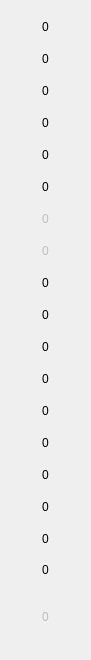
   <widget class="QWidget" name="gridLayoutWidget_5">
    <property name="geometry">
     <rect>
      <x>220</x>
      <y>40</y>
      <width>71</width>
      <height>601</height>
     </rect>
    </property>
    <layout class="QGridLayout" name="Bgrid">
     <property name="sizeConstraint">
      <enum>QLayout::SetDefaultConstraint</enum>
     </property>
     <property name="spacing">
      <number>0</number>
     </property>
     <item row="13" column="0">
      <widget class="QPushButton" name="B14">
       <property name="sizePolicy">
        <sizepolicy hsizetype="Fixed" vsizetype="Fixed">
         <horstretch>0</horstretch>
         <verstretch>0</verstretch>
        </sizepolicy>
       </property>
       <property name="minimumSize">
        <size>
         <width>69</width>
         <height>32</height>
        </size>
       </property>
       <property name="maximumSize">
        <size>
         <width>69</width>
         <height>32</height>
        </size>
       </property>
       <property name="text">
        <string>0</string>
       </property>
       <property name="flat">
        <bool>true</bool>
       </property>
      </widget>
     </item>
     <item row="11" column="0">
      <widget class="QPushButton" name="B12">
       <property name="sizePolicy">
        <sizepolicy hsizetype="Fixed" vsizetype="Fixed">
         <horstretch>0</horstretch>
         <verstretch>0</verstretch>
        </sizepolicy>
       </property>
       <property name="minimumSize">
        <size>
         <width>69</width>
         <height>32</height>
        </size>
       </property>
       <property name="maximumSize">
        <size>
         <width>69</width>
         <height>32</height>
        </size>
       </property>
       <property name="text">
        <string>0</string>
       </property>
       <property name="flat">
        <bool>true</bool>
       </property>
      </widget>
     </item>
     <item row="6" column="0">
      <widget class="QPushButton" name="B7">
       <property name="enabled">
        <bool>false</bool>
       </property>
       <property name="sizePolicy">
        <sizepolicy hsizetype="Fixed" vsizetype="Fixed">
         <horstretch>0</horstretch>
         <verstretch>0</verstretch>
        </sizepolicy>
       </property>
       <property name="minimumSize">
        <size>
         <width>69</width>
         <height>32</height>
        </size>
       </property>
       <property name="maximumSize">
        <size>
         <width>69</width>
         <height>32</height>
        </size>
       </property>
       <property name="text">
        <string>0</string>
       </property>
       <property name="flat">
        <bool>true</bool>
       </property>
      </widget>
     </item>
     <item row="17" column="0">
      <widget class="QPushButton" name="B18">
       <property name="sizePolicy">
        <sizepolicy hsizetype="Fixed" vsizetype="Fixed">
         <horstretch>0</horstretch>
         <verstretch>0</verstretch>
        </sizepolicy>
       </property>
       <property name="minimumSize">
        <size>
         <width>69</width>
         <height>30</height>
        </size>
       </property>
       <property name="maximumSize">
        <size>
         <width>69</width>
         <height>32</height>
        </size>
       </property>
       <property name="text">
        <string>0</string>
       </property>
       <property name="flat">
        <bool>true</bool>
       </property>
      </widget>
     </item>
     <item row="0" column="0">
      <widget class="QPushButton" name="B1">
       <property name="sizePolicy">
        <sizepolicy hsizetype="Fixed" vsizetype="Fixed">
         <horstretch>0</horstretch>
         <verstretch>0</verstretch>
        </sizepolicy>
       </property>
       <property name="minimumSize">
        <size>
         <width>69</width>
         <height>32</height>
        </size>
       </property>
       <property name="maximumSize">
        <size>
         <width>69</width>
         <height>32</height>
        </size>
       </property>
       <property name="text">
        <string>0</string>
       </property>
       <property name="flat">
        <bool>true</bool>
       </property>
      </widget>
     </item>
     <item row="12" column="0">
      <widget class="QPushButton" name="B13">
       <property name="sizePolicy">
        <sizepolicy hsizetype="Fixed" vsizetype="Fixed">
         <horstretch>0</horstretch>
         <verstretch>0</verstretch>
        </sizepolicy>
       </property>
       <property name="minimumSize">
        <size>
         <width>69</width>
         <height>32</height>
        </size>
       </property>
       <property name="maximumSize">
        <size>
         <width>69</width>
         <height>32</height>
        </size>
       </property>
       <property name="text">
        <string>0</string>
       </property>
       <property name="flat">
        <bool>true</bool>
       </property>
      </widget>
     </item>
     <item row="10" column="0">
      <widget class="QPushButton" name="B11">
       <property name="sizePolicy">
        <sizepolicy hsizetype="Fixed" vsizetype="Fixed">
         <horstretch>0</horstretch>
         <verstretch>0</verstretch>
        </sizepolicy>
       </property>
       <property name="minimumSize">
        <size>
         <width>69</width>
         <height>32</height>
        </size>
       </property>
       <property name="maximumSize">
        <size>
         <width>69</width>
         <height>32</height>
        </size>
       </property>
       <property name="text">
        <string>0</string>
       </property>
       <property name="flat">
        <bool>true</bool>
       </property>
      </widget>
     </item>
     <item row="16" column="0">
      <widget class="QPushButton" name="B17">
       <property name="sizePolicy">
        <sizepolicy hsizetype="Fixed" vsizetype="Fixed">
         <horstretch>0</horstretch>
         <verstretch>0</verstretch>
        </sizepolicy>
       </property>
       <property name="minimumSize">
        <size>
         <width>69</width>
         <height>32</height>
        </size>
       </property>
       <property name="maximumSize">
        <size>
         <width>69</width>
         <height>32</height>
        </size>
       </property>
       <property name="text">
        <string>0</string>
       </property>
       <property name="flat">
        <bool>true</bool>
       </property>
      </widget>
     </item>
     <item row="8" column="0">
      <widget class="QPushButton" name="B9">
       <property name="sizePolicy">
        <sizepolicy hsizetype="Fixed" vsizetype="Fixed">
         <horstretch>0</horstretch>
         <verstretch>0</verstretch>
        </sizepolicy>
       </property>
       <property name="minimumSize">
        <size>
         <width>69</width>
         <height>32</height>
        </size>
       </property>
       <property name="maximumSize">
        <size>
         <width>69</width>
         <height>32</height>
        </size>
       </property>
       <property name="text">
        <string>0</string>
       </property>
       <property name="flat">
        <bool>true</bool>
       </property>
      </widget>
     </item>
     <item row="15" column="0">
      <widget class="QPushButton" name="B16">
       <property name="sizePolicy">
        <sizepolicy hsizetype="Fixed" vsizetype="Fixed">
         <horstretch>0</horstretch>
         <verstretch>0</verstretch>
        </sizepolicy>
       </property>
       <property name="minimumSize">
        <size>
         <width>69</width>
         <height>32</height>
        </size>
       </property>
       <property name="maximumSize">
        <size>
         <width>69</width>
         <height>32</height>
        </size>
       </property>
       <property name="text">
        <string>0</string>
       </property>
       <property name="flat">
        <bool>true</bool>
       </property>
      </widget>
     </item>
     <item row="7" column="0">
      <widget class="QPushButton" name="B8">
       <property name="enabled">
        <bool>false</bool>
       </property>
       <property name="sizePolicy">
        <sizepolicy hsizetype="Fixed" vsizetype="Fixed">
         <horstretch>0</horstretch>
         <verstretch>0</verstretch>
        </sizepolicy>
       </property>
       <property name="minimumSize">
        <size>
         <width>69</width>
         <height>32</height>
        </size>
       </property>
       <property name="maximumSize">
        <size>
         <width>69</width>
         <height>32</height>
        </size>
       </property>
       <property name="text">
        <string>0</string>
       </property>
       <property name="flat">
        <bool>true</bool>
       </property>
      </widget>
     </item>
     <item row="5" column="0">
      <widget class="QPushButton" name="B6">
       <property name="sizePolicy">
        <sizepolicy hsizetype="Fixed" vsizetype="Fixed">
         <horstretch>0</horstretch>
         <verstretch>0</verstretch>
        </sizepolicy>
       </property>
       <property name="minimumSize">
        <size>
         <width>69</width>
         <height>32</height>
        </size>
       </property>
       <property name="maximumSize">
        <size>
         <width>69</width>
         <height>32</height>
        </size>
       </property>
       <property name="text">
        <string>0</string>
       </property>
       <property name="flat">
        <bool>true</bool>
       </property>
      </widget>
     </item>
     <item row="18" column="0" rowspan="2">
      <widget class="QPushButton" name="B19">
       <property name="enabled">
        <bool>false</bool>
       </property>
       <property name="sizePolicy">
        <sizepolicy hsizetype="Fixed" vsizetype="Fixed">
         <horstretch>0</horstretch>
         <verstretch>0</verstretch>
        </sizepolicy>
       </property>
       <property name="minimumSize">
        <size>
         <width>69</width>
         <height>64</height>
        </size>
       </property>
       <property name="maximumSize">
        <size>
         <width>69</width>
         <height>64</height>
        </size>
       </property>
       <property name="text">
        <string>0</string>
       </property>
       <property name="flat">
        <bool>true</bool>
       </property>
      </widget>
     </item>
     <item row="9" column="0">
      <widget class="QPushButton" name="B10">
       <property name="sizePolicy">
        <sizepolicy hsizetype="Fixed" vsizetype="Fixed">
         <horstretch>0</horstretch>
         <verstretch>0</verstretch>
        </sizepolicy>
       </property>
       <property name="minimumSize">
        <size>
         <width>69</width>
         <height>32</height>
        </size>
       </property>
       <property name="maximumSize">
        <size>
         <width>69</width>
         <height>32</height>
        </size>
       </property>
       <property name="text">
        <string>0</string>
       </property>
       <property name="flat">
        <bool>true</bool>
       </property>
      </widget>
     </item>
     <item row="14" column="0">
      <widget class="QPushButton" name="B15">
       <property name="sizePolicy">
        <sizepolicy hsizetype="Fixed" vsizetype="Fixed">
         <horstretch>0</horstretch>
         <verstretch>0</verstretch>
        </sizepolicy>
       </property>
       <property name="minimumSize">
        <size>
         <width>69</width>
         <height>32</height>
        </size>
       </property>
       <property name="maximumSize">
        <size>
         <width>69</width>
         <height>32</height>
        </size>
       </property>
       <property name="text">
        <string>0</string>
       </property>
       <property name="flat">
        <bool>true</bool>
       </property>
      </widget>
     </item>
     <item row="3" column="0">
      <widget class="QPushButton" name="B4">
       <property name="sizePolicy">
        <sizepolicy hsizetype="Fixed" vsizetype="Fixed">
         <horstretch>0</horstretch>
         <verstretch>0</verstretch>
        </sizepolicy>
       </property>
       <property name="minimumSize">
        <size>
         <width>69</width>
         <height>32</height>
        </size>
       </property>
       <property name="maximumSize">
        <size>
         <width>69</width>
         <height>32</height>
        </size>
       </property>
       <property name="text">
        <string>0</string>
       </property>
       <property name="flat">
        <bool>true</bool>
       </property>
      </widget>
     </item>
     <item row="1" column="0">
      <widget class="QPushButton" name="B2">
       <property name="sizePolicy">
        <sizepolicy hsizetype="Fixed" vsizetype="Fixed">
         <horstretch>0</horstretch>
         <verstretch>0</verstretch>
        </sizepolicy>
       </property>
       <property name="minimumSize">
        <size>
         <width>69</width>
         <height>32</height>
        </size>
       </property>
       <property name="maximumSize">
        <size>
         <width>69</width>
         <height>32</height>
        </size>
       </property>
       <property name="text">
        <string>0</string>
       </property>
       <property name="flat">
        <bool>true</bool>
       </property>
      </widget>
     </item>
     <item row="4" column="0">
      <widget class="QPushButton" name="B5">
       <property name="sizePolicy">
        <sizepolicy hsizetype="Fixed" vsizetype="Fixed">
         <horstretch>0</horstretch>
         <verstretch>0</verstretch>
        </sizepolicy>
       </property>
       <property name="minimumSize">
        <size>
         <width>69</width>
         <height>32</height>
        </size>
       </property>
       <property name="maximumSize">
        <size>
         <width>69</width>
         <height>32</height>
        </size>
       </property>
       <property name="text">
        <string>0</string>
       </property>
       <property name="flat">
        <bool>true</bool>
       </property>
      </widget>
     </item>
     <item row="2" column="0">
      <widget class="QPushButton" name="B3">
       <property name="sizePolicy">
        <sizepolicy hsizetype="Fixed" vsizetype="Fixed">
         <horstretch>0</horstretch>
         <verstretch>0</verstretch>
        </sizepolicy>
       </property>
       <property name="minimumSize">
        <size>
         <width>69</width>
         <height>32</height>
        </size>
       </property>
       <property name="maximumSize">
        <size>
         <width>69</width>
         <height>32</height>
        </size>
       </property>
       <property name="text">
        <string>0</string>
       </property>
       <property name="flat">
        <bool>true</bool>
       </property>
      </widget>
     </item>
    </layout>
   </widget>
